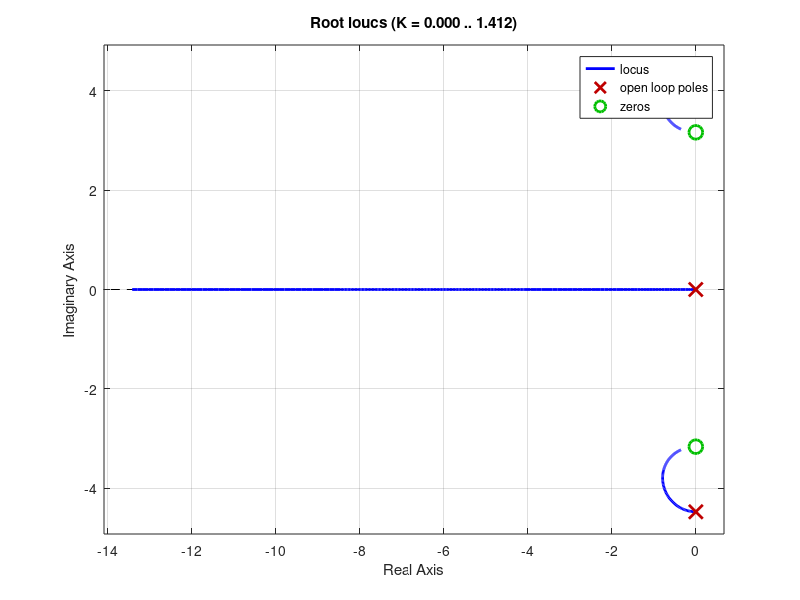

MATLAB code for this plot: (Note: this script raises an error after producing the figure.)
%% Student ID
ID = 316098052;
disp(ID)
%% 1  Sketch a Root locus
s =tf('s');

H = 1/((s^2+2*s+2)*(s+1))

rlocus(H)

%% 2  State space system
%
% 1. The characteristic equation of the system is:
%
% $$s^{3}+s^{2}\left(2+k\right)+5s+1=0$$
%
% 2. Following the Routh Hurwitz algorithem:
%
% $$\left|\begin{array}{c}
%                     s^{3}\\
%                     s^{2}\\
%                     s^{1}\\
%                     s^{0}
%                     \end{array}\right|\begin{array}{cc}
%                     1 & 5\\
%                     2+k & 1\\
%                     \frac{5k+9}{k+2} & 0\\
%                     1 & 0
%                     \end{array}$$
%
% It can be obtained that for 
% $$k>-\frac{9}{5}$$
% the system is stable.
%
% 3. According to the equation that describes the feedback of the open loop:
%
% $$1+k\frac{s^{2}}{s^{3}+2s^{2}+5s+1}=0$$
%
% The Root Locus:

Q = [0 1 0 0]
P = [1 2 5 1]

rlocus(tf(Q,P))

%% 3 Pilot crane
%
% The system transfer function:
%
% $$H\left(s\right)=\frac{10k\left(s^{2}+10\right)}{s^{3}+20s+10k\left(s^{2}+10\right)}$$
%
% The characteristic equation:
%
% $$1+k\frac{10\left(s^{2}+10\right)}{s^{3}+20s}=0$$
%
% According to Routh Hurwitz algorithem, the system will be stabled for any
% positive k. Therefore from the Root Locus graph, the k that will bring the
% system to maximum damping rate (real part of the poles is smallest) is:
%
% $$k=0.4644$$

Q = [0 10 0 100];
P = [1 0 20 0];

rlocus(tf(Q,P))
[R,K] = rlocus(tf(Q,P));

min_array = real(R(2,:))*(-1);
index = find(min_array == max(min_array(:)));
k_optimal = K(index);
